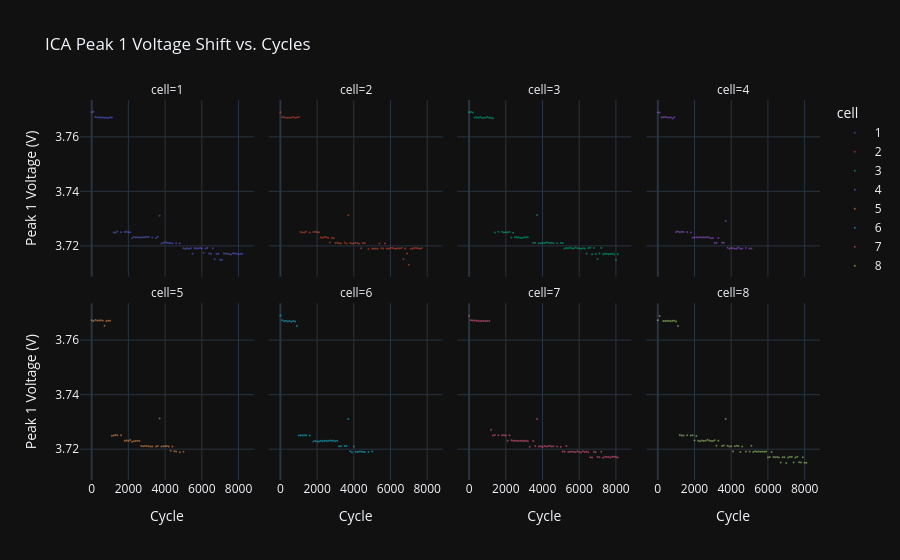

The code cell stored with this chart in its notebook:
### Markdown cell above
ICA Peak: how voltage of primary chemical reaction shifts as battery ages

### Code cell
df_ica = df.dropna(subset=['ica_peak1_V', 'ica_peak1_val']).copy()
df_ica_clean = df_ica[df_ica['ica_peak1_V'] > 3.5].copy()

fig_ica = px.scatter(
    df_ica_clean, 
    x="cyc", 
    y="ica_peak1_V", 
    color="cell", 
    facet_col="cell",
    facet_col_wrap=4,
    title="ICA Peak 1 Voltage Shift vs. Cycles",
    labels={"cyc": "Cycle", "ica_peak1_V": "Peak 1 Voltage (V)"}
)
fig_ica.update_traces(marker=dict(size=2, opacity=0.5))
fig_ica.update_layout(template="plotly_dark")

fig_ica.show()

### Figure 1 — Plotly figure (JSON) as saved in the notebook; plotly's stock layout.template omitted (floating-point values rounded to 4 significant figures)
{"data": [{"hovertemplate": "cell=1<br>Cycle=%{x}<br>Peak 1 Voltage (V)=%{y}<extra></extra>", "legendgroup": "1", "marker": {"color": "#636efa", "opacity": 0.5, "size": 2, "symbol": "circle"}, "mode": "markers", "name": "1", "orientation": "v", "showlegend": true, "type": "scatter", "x": [0, 100, 200, 300, 400, 500, 600, 700, 800, 900, 1000, 1100, 1200, 1300, 1400, 1600, 1800, 1900, 2000, 2100, 2200, 2300, 2400, 2500, 2600, 2700, 2800, 2900, 3000, 3100, 3300, 3500, 3600, 3700, 3800, 3900, 4000, 4100, 4200, 4300, 4400, 4600, 4800, 5000, 5100, 5200, 5300, 5400, 5500, 5600, 5700, 5800, 5900, 6000, 6100, 6200, 6300, 6400, 6500, 6600, 6700, 6800, 6900, 7000, 7100, 7200, 7300, 7400, 7500, 7600, 7700, 7800, 7900, 8000, 8100, 8200], "xaxis": "x5", "y": [3.769, 3.769, 3.767, 3.767, 3.767, 3.767, 3.767, 3.767, 3.767, 3.767, 3.767, 3.767, 3.725, 3.725, 3.725, 3.725, 3.725, 3.725, 3.725, 3.725, 3.723, 3.723, 3.723, 3.723, 3.723, 3.723, 3.723, 3.723, 3.723, 3.723, 3.723, 3.723, 3.723, 3.731, 3.721, 3.721, 3.721, 3.721, 3.721, 3.721, 3.721, 3.721, 3.721, 3.719, 3.719, 3.719, 3.719, 3.719, 3.717, 3.719, 3.719, 3.719, 3.719, 3.719, 3.717, 3.719, 3.719, 3.717, 3.717, 3.719, 3.715, 3.717, 3.717, 3.715, 3.715, 3.717, 3.717, 3.717, 3.717, 3.717, 3.717, 3.717, 3.717, 3.717, 3.717, 3.717], "yaxis": "y5"}, {"hovertemplate": "cell=2<br>Cycle=%{x}<br>Peak 1 Voltage (V)=%{y}<extra></extra>", "legendgroup": "2", "marker": {"color": "#EF553B", "opacity": 0.5, "size": 2, "symbol": "circle"}, "mode": "markers", "name": "2", "orientation": "v", "showlegend": true, "type": "scatter", "x": [0, 100, 200, 300, 400, 500, 600, 700, 800, 900, 1000, 1100, 1200, 1300, 1400, 1600, 1800, 1900, 2000, 2100, 2200, 2300, 2400, 2500, 2600, 2700, 2800, 2900, 3000, 3100, 3200, 3300, 3500, 3600, 3700, 3800, 3900, 4000, 4100, 4200, 4300, 4400, 4500, 4600, 4800, 5000, 5100, 5200, 5300, 5400, 5500, 5600, 5700, 5800, 5900, 6000, 6100, 6200, 6300, 6400, 6500, 6600, 6700, 6800, 6900, 7000, 7100, 7200, 7300, 7400, 7500, 7600, 7700], "xaxis": "x6", "y": [3.769, 3.767, 3.767, 3.767, 3.767, 3.767, 3.767, 3.767, 3.767, 3.767, 3.767, 3.725, 3.725, 3.725, 3.725, 3.725, 3.725, 3.725, 3.725, 3.725, 3.723, 3.723, 3.723, 3.723, 3.723, 3.721, 3.723, 3.723, 3.721, 3.721, 3.721, 3.721, 3.721, 3.721, 3.731, 3.721, 3.721, 3.721, 3.721, 3.721, 3.721, 3.719, 3.721, 3.721, 3.719, 3.719, 3.719, 3.719, 3.719, 3.721, 3.719, 3.719, 3.721, 3.719, 3.719, 3.719, 3.719, 3.719, 3.719, 3.719, 3.719, 3.719, 3.715, 3.719, 3.717, 3.713, 3.719, 3.719, 3.719, 3.719, 3.719, 3.719, 3.719], "yaxis": "y6"}, {"hovertemplate": "cell=3<br>Cycle=%{x}<br>Peak 1 Voltage (V)=%{y}<extra></extra>", "legendgroup": "3", "marker": {"color": "#00cc96", "opacity": 0.5, "size": 2, "symbol": "circle"}, "mode": "markers", "name": "3", "orientation": "v", "showlegend": true, "type": "scatter", "x": [0, 100, 200, 300, 400, 500, 600, 700, 800, 900, 1000, 1100, 1200, 1300, 1400, 1600, 1800, 1900, 2000, 2100, 2200, 2300, 2400, 2500, 2600, 2700, 2800, 2900, 3000, 3100, 3200, 3500, 3600, 3700, 3800, 3900, 4000, 4100, 4200, 4300, 4400, 4500, 4600, 4800, 5000, 5100, 5200, 5300, 5400, 5500, 5600, 5700, 5800, 5900, 6000, 6100, 6200, 6300, 6400, 6500, 6600, 6700, 6800, 6900, 7000, 7100, 7200, 7300, 7400, 7500, 7600, 7700, 7800, 7900, 8000, 8100], "xaxis": "x7", "y": [3.769, 3.769, 3.769, 3.767, 3.767, 3.767, 3.767, 3.767, 3.767, 3.767, 3.767, 3.767, 3.767, 3.767, 3.725, 3.725, 3.725, 3.725, 3.725, 3.725, 3.725, 3.723, 3.725, 3.723, 3.723, 3.723, 3.723, 3.723, 3.723, 3.723, 3.723, 3.721, 3.721, 3.731, 3.721, 3.721, 3.721, 3.721, 3.721, 3.721, 3.721, 3.721, 3.721, 3.721, 3.721, 3.721, 3.719, 3.719, 3.719, 3.719, 3.719, 3.719, 3.719, 3.719, 3.719, 3.719, 3.719, 3.719, 3.717, 3.719, 3.719, 3.717, 3.719, 3.717, 3.715, 3.717, 3.719, 3.717, 3.717, 3.717, 3.717, 3.717, 3.717, 3.717, 3.715, 3.717], "yaxis": "y7"}, {"hovertemplate": "cell=4<br>Cycle=%{x}<br>Peak 1 Voltage (V)=%{y}<extra></extra>", "legendgroup": "4", "marker": {"color": "#ab63fa", "opacity": 0.5, "size": 2, "symbol": "circle"}, "mode": "markers", "name": "4", "orientation": "v", "showlegend": true, "type": "scatter", "x": [0, 100, 200, 300, 400, 500, 600, 700, 800, 900, 1000, 1100, 1200, 1300, 1400, 1600, 1800, 1900, 2000, 2100, 2200, 2300, 2400, 2500, 2600, 2700, 2800, 2900, 3000, 3100, 3200, 3300, 3500, 3600, 3700, 3800, 3900, 4000, 4100, 4200, 4300, 4400, 4500, 4600, 4800, 5000, 5100], "xaxis": "x8", "y": [3.769, 3.769, 3.767, 3.767, 3.767, 3.767, 3.767, 3.767, 3.767, 3.767, 3.725, 3.725, 3.725, 3.725, 3.725, 3.725, 3.725, 3.723, 3.723, 3.723, 3.723, 3.723, 3.723, 3.723, 3.723, 3.723, 3.723, 3.723, 3.723, 3.721, 3.721, 3.723, 3.721, 3.721, 3.729, 3.719, 3.719, 3.719, 3.719, 3.719, 3.719, 3.719, 3.719, 3.719, 3.719, 3.719, 3.719], "yaxis": "y8"}, {"hovertemplate": "cell=5<br>Cycle=%{x}<br>Peak 1 Voltage (V)=%{y}<extra></extra>", "legendgroup": "5", "marker": {"color": "#FFA15A", "opacity": 0.5, "size": 2, "symbol": "circle"}, "mode": "markers", "name": "5", "orientation": "v", "showlegend": true, "type": "scatter", "x": [0, 100, 200, 300, 400, 500, 600, 700, 800, 900, 1000, 1100, 1200, 1300, 1400, 1600, 1800, 1900, 2000, 2100, 2200, 2300, 2400, 2500, 2600, 2700, 2800, 2900, 3000, 3100, 3200, 3300, 3500, 3600, 3700, 3800, 3900, 4000, 4100, 4200, 4300, 4400, 4500, 4600, 4800, 5000], "xaxis": "x", "y": [3.767, 3.767, 3.767, 3.767, 3.767, 3.767, 3.767, 3.765, 3.767, 3.767, 3.767, 3.725, 3.725, 3.725, 3.725, 3.725, 3.723, 3.723, 3.723, 3.723, 3.723, 3.723, 3.723, 3.723, 3.723, 3.721, 3.721, 3.721, 3.721, 3.721, 3.721, 3.721, 3.721, 3.721, 3.731, 3.721, 3.721, 3.721, 3.721, 3.721, 3.719, 3.721, 3.719, 3.719, 3.719, 3.719], "yaxis": "y"}, {"hovertemplate": "cell=6<br>Cycle=%{x}<br>Peak 1 Voltage (V)=%{y}<extra></extra>", "legendgroup": "6", "marker": {"color": "#19d3f3", "opacity": 0.5, "size": 2, "symbol": "circle"}, "mode": "markers", "name": "6", "orientation": "v", "showlegend": true, "type": "scatter", "x": [0, 100, 200, 300, 400, 500, 600, 700, 800, 900, 1000, 1100, 1200, 1300, 1400, 1600, 1800, 1900, 2000, 2100, 2200, 2300, 2400, 2500, 2600, 2700, 2800, 2900, 3000, 3100, 3200, 3300, 3500, 3600, 3700, 3800, 3900, 4000, 4100, 4200, 4300, 4400, 4500, 4600, 4800, 5000], "xaxis": "x2", "y": [3.769, 3.767, 3.767, 3.767, 3.767, 3.767, 3.767, 3.767, 3.767, 3.765, 3.725, 3.725, 3.725, 3.725, 3.725, 3.725, 3.723, 3.723, 3.723, 3.723, 3.723, 3.723, 3.723, 3.723, 3.723, 3.723, 3.723, 3.723, 3.723, 3.723, 3.721, 3.721, 3.721, 3.721, 3.731, 3.719, 3.719, 3.721, 3.719, 3.719, 3.719, 3.719, 3.719, 3.719, 3.719, 3.719], "yaxis": "y2"}, {"hovertemplate": "cell=7<br>Cycle=%{x}<br>Peak 1 Voltage (V)=%{y}<extra></extra>", "legendgroup": "7", "marker": {"color": "#FF6692", "opacity": 0.5, "size": 2, "symbol": "circle"}, "mode": "markers", "name": "7", "orientation": "v", "showlegend": true, "type": "scatter", "x": [0, 100, 200, 300, 400, 500, 600, 700, 800, 900, 1000, 1100, 1200, 1300, 1400, 1600, 1800, 1900, 2000, 2100, 2200, 2300, 2400, 2500, 2600, 2700, 2800, 2900, 3000, 3100, 3200, 3300, 3500, 3600, 3700, 3800, 3900, 4000, 4100, 4200, 4300, 4400, 4500, 4600, 4800, 5000, 5100, 5200, 5300, 5400, 5500, 5600, 5700, 5800, 5900, 6000, 6100, 6200, 6300, 6400, 6500, 6600, 6700, 6800, 6900, 7000, 7100, 7200, 7300, 7400, 7500, 7600, 7700, 7800, 7900, 8000, 8100], "xaxis": "x3", "y": [3.769, 3.767, 3.767, 3.767, 3.767, 3.767, 3.767, 3.767, 3.767, 3.767, 3.767, 3.767, 3.727, 3.725, 3.725, 3.725, 3.725, 3.725, 3.725, 3.723, 3.725, 3.723, 3.723, 3.723, 3.723, 3.723, 3.723, 3.723, 3.723, 3.723, 3.723, 3.721, 3.723, 3.721, 3.731, 3.721, 3.721, 3.721, 3.721, 3.721, 3.721, 3.721, 3.721, 3.721, 3.721, 3.721, 3.719, 3.719, 3.721, 3.719, 3.719, 3.719, 3.719, 3.719, 3.719, 3.719, 3.719, 3.719, 3.719, 3.719, 3.719, 3.717, 3.717, 3.719, 3.719, 3.717, 3.717, 3.719, 3.717, 3.717, 3.717, 3.717, 3.717, 3.717, 3.717, 3.717, 3.717], "yaxis": "y3"}, {"hovertemplate": "cell=8<br>Cycle=%{x}<br>Peak 1 Voltage (V)=%{y}<extra></extra>", "legendgroup": "8", "marker": {"color": "#B6E880", "opacity": 0.5, "size": 2, "symbol": "circle"}, "mode": "markers", "name": "8", "orientation": "v", "showlegend": true, "type": "scatter", "x": [0, 100, 300, 400, 500, 600, 700, 800, 900, 1000, 1100, 1200, 1300, 1400, 1600, 1800, 1900, 2000, 2100, 2200, 2300, 2400, 2500, 2600, 2700, 2800, 2900, 3000, 3100, 3200, 3300, 3500, 3600, 3700, 3800, 3900, 4000, 4100, 4200, 4300, 4400, 4500, 4600, 4800, 5000, 5100, 5200, 5300, 5400, 5500, 5600, 5700, 5800, 5900, 6000, 6100, 6200, 6300, 6400, 6500, 6600, 6700, 6800, 6900, 7000, 7100, 7200, 7300, 7400, 7500, 7600, 7700, 7800, 7900, 8000, 8100], "xaxis": "x4", "y": [3.767, 3.769, 3.767, 3.767, 3.767, 3.767, 3.767, 3.767, 3.767, 3.767, 3.765, 3.725, 3.725, 3.725, 3.725, 3.725, 3.725, 3.723, 3.725, 3.723, 3.723, 3.723, 3.723, 3.723, 3.723, 3.723, 3.723, 3.723, 3.723, 3.721, 3.723, 3.721, 3.721, 3.731, 3.721, 3.721, 3.721, 3.719, 3.721, 3.721, 3.721, 3.719, 3.721, 3.719, 3.719, 3.721, 3.719, 3.719, 3.719, 3.719, 3.719, 3.719, 3.719, 3.719, 3.717, 3.717, 3.719, 3.717, 3.717, 3.717, 3.717, 3.715, 3.717, 3.717, 3.715, 3.717, 3.717, 3.717, 3.715, 3.717, 3.717, 3.715, 3.715, 3.717, 3.715, 3.715], "yaxis": "y4"}], "layout": {"annotations": [{"font": {}, "showarrow": false, "text": "cell=5", "x": 0.1175, "xanchor": "center", "xref": "paper", "y": 0.465, "yanchor": "bottom", "yref": "paper"}, {"font": {}, "showarrow": false, "text": "cell=6", "x": 0.3725, "xanchor": "center", "xref": "paper", "y": 0.465, "yanchor": "bottom", "yref": "paper"}, {"font": {}, "showarrow": false, "text": "cell=7", "x": 0.6275, "xanchor": "center", "xref": "paper", "y": 0.465, "yanchor": "bottom", "yref": "paper"}, {"font": {}, "showarrow": false, "text": "cell=8", "x": 0.8825, "xanchor": "center", "xref": "paper", "y": 0.465, "yanchor": "bottom", "yref": "paper"}, {"font": {}, "showarrow": false, "text": "cell=1", "x": 0.1175, "xanchor": "center", "xref": "paper", "y": 1.0, "yanchor": "bottom", "yref": "paper"}, {"font": {}, "showarrow": false, "text": "cell=2", "x": 0.3725, "xanchor": "center", "xref": "paper", "y": 1.0, "yanchor": "bottom", "yref": "paper"}, {"font": {}, "showarrow": false, "text": "cell=3", "x": 0.6275, "xanchor": "center", "xref": "paper", "y": 1.0, "yanchor": "bottom", "yref": "paper"}, {"font": {}, "showarrow": false, "text": "cell=4", "x": 0.8825, "xanchor": "center", "xref": "paper", "y": 1.0, "yanchor": "bottom", "yref": "paper"}], "legend": {"title": {"text": "cell"}, "tracegroupgap": 0}, "title": {"text": "ICA Peak 1 Voltage Shift vs. Cycles"}, "xaxis": {"anchor": "y", "domain": [0, 0.235], "title": {"text": "Cycle"}}, "xaxis2": {"anchor": "y2", "domain": [0.255, 0.49], "matches": "x", "title": {"text": "Cycle"}}, "xaxis3": {"anchor": "y3", "domain": [0.51, 0.745], "matches": "x", "title": {"text": "Cycle"}}, "xaxis4": {"anchor": "y4", "domain": [0.765, 1.0], "matches": "x", "title": {"text": "Cycle"}}, "xaxis5": {"anchor": "y5", "domain": [0, 0.235], "matches": "x", "showticklabels": false}, "xaxis6": {"anchor": "y6", "domain": [0.255, 0.49], "matches": "x", "showticklabels": false}, "xaxis7": {"anchor": "y7", "domain": [0.51, 0.745], "matches": "x", "showticklabels": false}, "xaxis8": {"anchor": "y8", "domain": [0.765, 1.0], "matches": "x", "showticklabels": false}, "yaxis": {"anchor": "x", "domain": [0, 0.465], "title": {"text": "Peak 1 Voltage (V)"}}, "yaxis2": {"anchor": "x2", "domain": [0, 0.465], "matches": "y", "showticklabels": false}, "yaxis3": {"anchor": "x3", "domain": [0, 0.465], "matches": "y", "showticklabels": false}, "yaxis4": {"anchor": "x4", "domain": [0, 0.465], "matches": "y", "showticklabels": false}, "yaxis5": {"anchor": "x5", "domain": [0.535, 1.0], "matches": "y", "title": {"text": "Peak 1 Voltage (V)"}}, "yaxis6": {"anchor": "x6", "domain": [0.535, 1.0], "matches": "y", "showticklabels": false}, "yaxis7": {"anchor": "x7", "domain": [0.535, 1.0], "matches": "y", "showticklabels": false}, "yaxis8": {"anchor": "x8", "domain": [0.535, 1.0], "matches": "y", "showticklabels": false}}}
